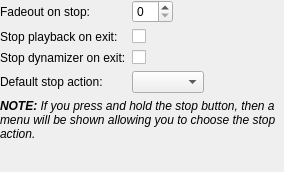
<?xml version="1.0" encoding="UTF-8"?>
<ui version="4.0">
 <class>PlaybackSettings</class>
 <widget class="QWidget" name="PlaybackSettings">
  <property name="geometry">
   <rect>
    <x>0</x>
    <y>0</y>
    <width>284</width>
    <height>172</height>
   </rect>
  </property>
  <layout class="QFormLayout" name="formLayout">
   <property name="fieldGrowthPolicy">
    <enum>QFormLayout::ExpandingFieldsGrow</enum>
   </property>
   <property name="margin">
    <number>0</number>
   </property>
   <item row="0" column="0">
    <widget class="BuddyLabel" name="label_6b">
     <property name="text">
      <string>Fadeout on stop:</string>
     </property>
     <property name="buddy">
      <cstring>stopFadeDuration</cstring>
     </property>
    </widget>
   </item>
   <item row="0" column="1">
    <widget class="SpinBox" name="stopFadeDuration"/>
   </item>
   <item row="1" column="0">
    <widget class="BuddyLabel" name="stopOnExitLabel">
     <property name="text">
      <string>Stop playback on exit:</string>
     </property>
     <property name="buddy">
      <cstring>stopOnExit</cstring>
     </property>
    </widget>
   </item>
   <item row="1" column="1">
    <widget class="OnOffButton" name="stopOnExit"/>
   </item>
   <item row="2" column="0">
    <widget class="BuddyLabel" name="stopDynamizerOnExitLabel">
     <property name="text">
      <string>Stop dynamizer on exit:</string>
     </property>
     <property name="buddy">
      <cstring>stopDynamizerOnExit</cstring>
     </property>
    </widget>
   </item>
   <item row="2" column="1">
    <widget class="OnOffButton" name="stopDynamizerOnExit">
     <property name="text">
      <string/>
     </property>
    </widget>
   </item>
   <item row="3" column="0">
    <widget class="QLabel" name="label">
     <property name="text">
      <string>Default stop action:</string>
     </property>
     <property name="buddy">
      <cstring>stopAction</cstring>
     </property>
    </widget>
   </item>
   <item row="3" column="1">
    <widget class="QComboBox" name="stopAction"/>
   </item>
   <item row="4" column="0" colspan="2">
    <widget class="QLabel" name="noteLabel">
     <property name="text">
      <string>&lt;i&gt;&lt;b&gt;NOTE:&lt;/b&gt; If you press and hold the stop button, then a menu will be shown allowing you to choose the stop action.&lt;/i&gt;</string>
     </property>
     <property name="wordWrap">
      <bool>true</bool>
     </property>
    </widget>
   </item>
  </layout>
 </widget>
 <customwidgets>
  <customwidget>
   <class>BuddyLabel</class>
   <extends>QLabel</extends>
   <header>buddylabel.h</header>
  </customwidget>
  <customwidget>
   <class>OnOffButton</class>
   <extends>QCheckBox</extends>
   <header>onoffbutton.h</header>
  </customwidget>
  <customwidget>
   <class>SpinBox</class>
   <extends>QSpinBox</extends>
   <header>spinbox.h</header>
  </customwidget>
 </customwidgets>
 <tabstops>
  <tabstop>stopFadeDuration</tabstop>
  <tabstop>stopOnExit</tabstop>
  <tabstop>stopDynamizerOnExit</tabstop>
 </tabstops>
 <resources/>
 <connections/>
</ui>
